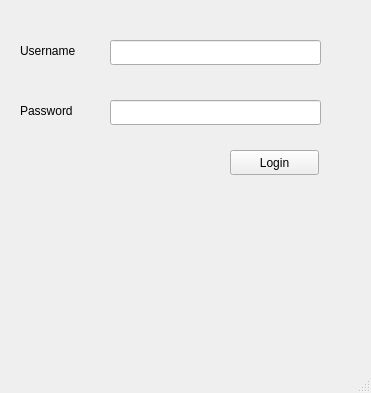
<?xml version="1.0" encoding="UTF-8"?>
<ui version="4.0">
 <class>MainWindow</class>
 <widget class="QMainWindow" name="MainWindow">
  <property name="geometry">
   <rect>
    <x>0</x>
    <y>0</y>
    <width>371</width>
    <height>393</height>
   </rect>
  </property>
  <widget class="QWidget" name="centralwidget">
   <widget class="QPushButton" name="loginButton">
    <property name="geometry">
     <rect>
      <x>230</x>
      <y>150</y>
      <width>89</width>
      <height>25</height>
     </rect>
    </property>
    <property name="text">
     <string>Login</string>
    </property>
   </widget>
   <widget class="QLineEdit" name="userEdit">
    <property name="geometry">
     <rect>
      <x>110</x>
      <y>40</y>
      <width>211</width>
      <height>25</height>
     </rect>
    </property>
   </widget>
   <widget class="QLineEdit" name="passEdit">
    <property name="geometry">
     <rect>
      <x>110</x>
      <y>100</y>
      <width>211</width>
      <height>25</height>
     </rect>
    </property>
    <property name="inputMask">
     <string/>
    </property>
    <property name="echoMode">
     <enum>QLineEdit::Password</enum>
    </property>
   </widget>
   <widget class="QLabel" name="label">
    <property name="geometry">
     <rect>
      <x>20</x>
      <y>40</y>
      <width>81</width>
      <height>21</height>
     </rect>
    </property>
    <property name="text">
     <string>Username</string>
    </property>
   </widget>
   <widget class="QLabel" name="label_2">
    <property name="geometry">
     <rect>
      <x>20</x>
      <y>100</y>
      <width>81</width>
      <height>21</height>
     </rect>
    </property>
    <property name="text">
     <string>Password</string>
    </property>
   </widget>
   <widget class="QLabel" name="displayLabel">
    <property name="geometry">
     <rect>
      <x>20</x>
      <y>210</y>
      <width>331</width>
      <height>131</height>
     </rect>
    </property>
    <property name="font">
     <font>
      <pointsize>20</pointsize>
     </font>
    </property>
    <property name="text">
     <string/>
    </property>
    <property name="wordWrap">
     <bool>true</bool>
    </property>
   </widget>
  </widget>
  <widget class="QMenuBar" name="menubar">
   <property name="geometry">
    <rect>
     <x>0</x>
     <y>0</y>
     <width>371</width>
     <height>22</height>
    </rect>
   </property>
  </widget>
  <widget class="QStatusBar" name="statusbar"/>
 </widget>
 <resources/>
 <connections/>
</ui>
